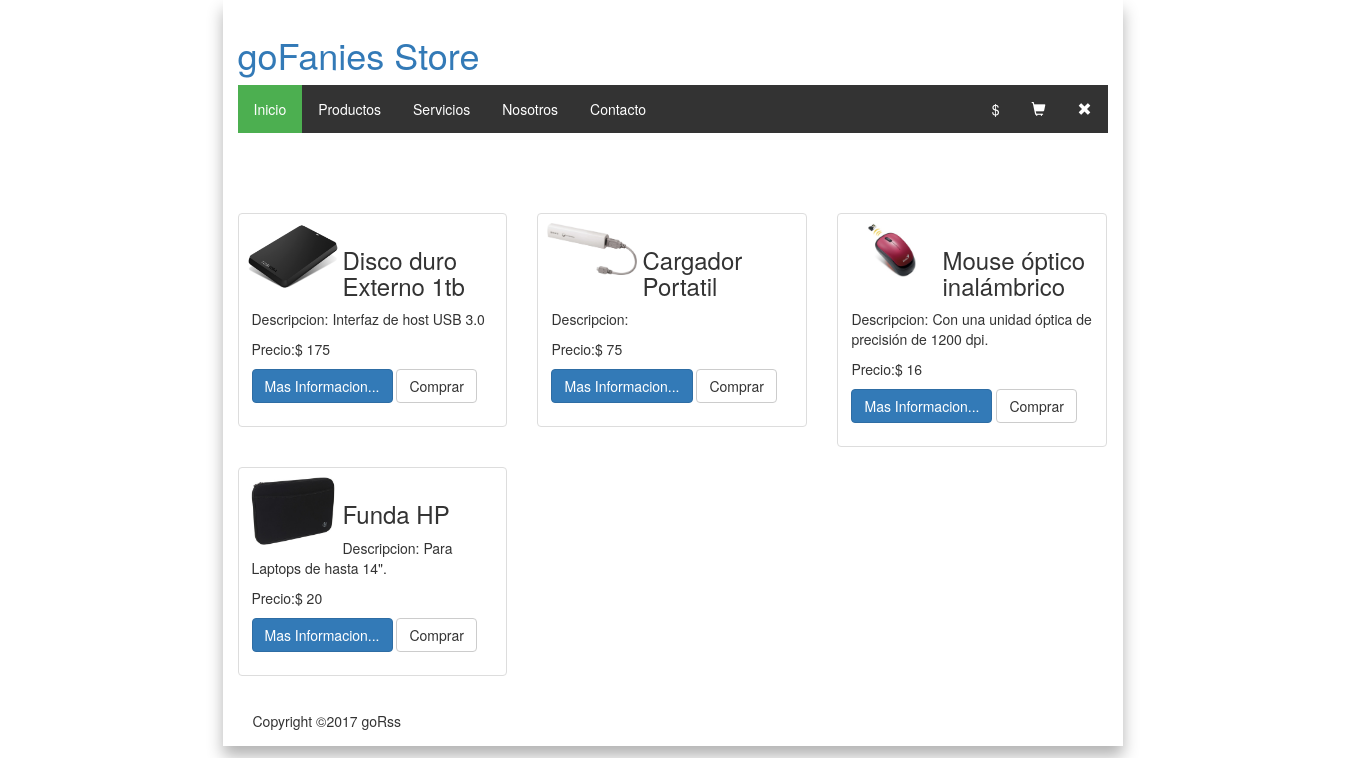
The page / on the database its author committed.
### tables this page shows
CREATE TABLE `imagenesproductos` (
  `idImagen` int(10) NOT NULL,
  `idProducto` int(11) NOT NULL,
  `imagen` varchar(100) NOT NULL,
  `titulo` varchar(100) NOT NULL,
  `descripcion` varchar(100) NOT NULL
);

CREATE TABLE `productos` (
  `idProducto` int(10) NOT NULL,
  `nombre` varchar(100) NOT NULL,
  `descripcion` varchar(100) NOT NULL,
  `precio` decimal(10,0) NOT NULL,
  `peso` double NOT NULL,
  `existencias` int(10) NOT NULL,
  `estado` int(2) NOT NULL
);

### app/src/model/Productos.php (called while the page is built, shortened)
<?php
class Productos
{
    private $idProducto;
    public function __construct($idProducto=null, $nombre=null, $descripcion=null, $precio=null, $peso=null, $existencias=null)
    {
        $this->idProducto = $idProducto;
    }
    public function getAll(){
        $con = db::conectar();
        $query = $con->prepare("CALL getAllPro()");
        $query->execute();
        return $query->fetchAll();
    }public function getAllById(){
        $con = db::conectar();
        $query = $con->prepare("CALL getAllProdById(?)");
        $query->execute(array($this->idProducto));
        return $query;
    }
    public function getImgProductById($id){
    $con = db::conectar();
    $query = $con->prepare("CALL getProductImagenById(?)");
    $query->execute(array($id));
    $res = $query->fetchAll();
    return $res;
    }
}

### index.php (the view, shortened to what this page needs)
<?php
include 'template/estructura/header.php';
include 'template/estructura/navgeneral.php';
?>
    <article>
        <div class="row">
                    <?php
                    $obj = new pro();
                    $rows = $obj->getAll();
                    foreach($rows as $row){
                    $filas = $obj->getImgProductById($row['idProducto']);
                    foreach ($filas as $fila) {
                        ?>
            <div class="col-sm-6 col-md-4">
                 <div class="thumbnail">
                        <img src="template/imgprod/<?= $fila['imagen'] ?>" height="100px" width="100px" alt="">
                        <?php
                    }
                    ?>
                    <div class="caption">
                        <h3><?= $row['nombre'] ?></h3>
                        <p>Descripcion: <?= $row['descripcion'] ?></p>
                        <p>Precio:$ <?= $row['precio'] ?></p>
                        <p>
                            <a href="./pages/productos.php?id=<?= $row['idProducto'] ?>" class="btn btn-primary"
                               role="button">Mas Informacion...</a>
                            <button value="<?= $row['idProducto'] ?>" class="botoncompra btn btn-default">Comprar
                            </button>
                        </p>
                    </div>
                </div>
            </div>
            <?php
                        }
            ?>
        </div>
    </article>
<?php
    include 'template/estructura/footer.php';
?>

### template/estructura/header.php (shortened to what this page needs)
<!DOCTYPE html>
<html lang="es">
<head>
    <link rel="stylesheet" href="template/css/style.css">
    <link rel="stylesheet" href="template/css/bootstrap.min.css">
</head>
<body>
     <div id="contenedor">
    <a href="index.php" id="texto"><h1>goFanies Store</h1></a>

### template/estructura/navgeneral.php (shortened to what this page needs)
<header>
    <nav id="menu">
        <ul id="topnav">
            <li><a class="active" href="#">Inicio</a></li>
            <li><a href="#">Productos</a></li>
            <li><a href="#">Servicios</a></li>
            <li><a href="#">Nosotros</a></li>
            <li><a href="#">Contacto</a></li>
        </ul>
        <ul id="rigth">
            <li ><a href="">$<span id="monto"></span></a></li>
            <li ><a href="pages/detallecarrito.php"><span class="glyphicon glyphicon-shopping-cart"></span></a></li>
            <li ><a href="pages/destruir.php"><span id="destruirSession" class="glyphicon glyphicon-remove"></span></a></li>
        </ul>
    </nav>
</header>

### template/estructura/footer.php
<footer class="footer">
   <div class="container">
       <?=APP_COPY?>
   </div>
</footer>
</div>
</body>
</html>

### template/css/style.css (style rules this page uses)
body { margin: 0px; padding: 0px; font-family: arial; background:rgb(200,200,200); }
#texto { text-decoration: none; }
#contenedor { padding: 15px; margin: auto; width: 900px; box-shadow: 0px 10px 15px rgba(0,0,0,0.3); background: white; }
article a { color: black; text-decoration: none; }
article { padding-top: 80px; padding-bottom: 15px; }
article img { margin-right: 10px; border: 5px solid white; float: left; box-shadow: 0px 10px 15px rgba(0.0.0.0.4); }
article { clear: both; }
nav { background-color: #333; height: 48px; }
nav ul { list-style-type: none; margin: 0; padding: 0; overflow: hidden; display: inline-table; }
nav ul li { float: left; color: white; text-decoration: none; }
nav ul li a { display: block; color: white; text-align: center; padding: 14px 16px; text-decoration: none; }
#rigth { float: right; }
nav ul li a.active { background-color: #4CAF50; }

### rows shown on the page
productos: nombre "Disco duro Externo 1tb", descripcion "Interfaz de host USB 3.0", precio "175", $row['idProducto'] 2 (drawn)
imagenesproductos: imagen (picture)
productos: nombre "Cargador Portatil", precio "75", $row['idProducto'] 3 (drawn)
imagenesproductos: imagen (picture)
productos: nombre "Mouse óptico inalámbrico", descripcion "Con una unidad óptica de precisión de 1200 dpi.", precio "16", $row['idProducto'] 4 (drawn)
imagenesproductos: imagen (picture)
productos: nombre "Funda HP", descripcion "Para Laptops de hasta 14\".", precio "20", $row['idProducto'] 5 (drawn)
imagenesproductos: imagen (picture)

### other values the page prints
APP_COPY "Copyright ©2017 goRss"
